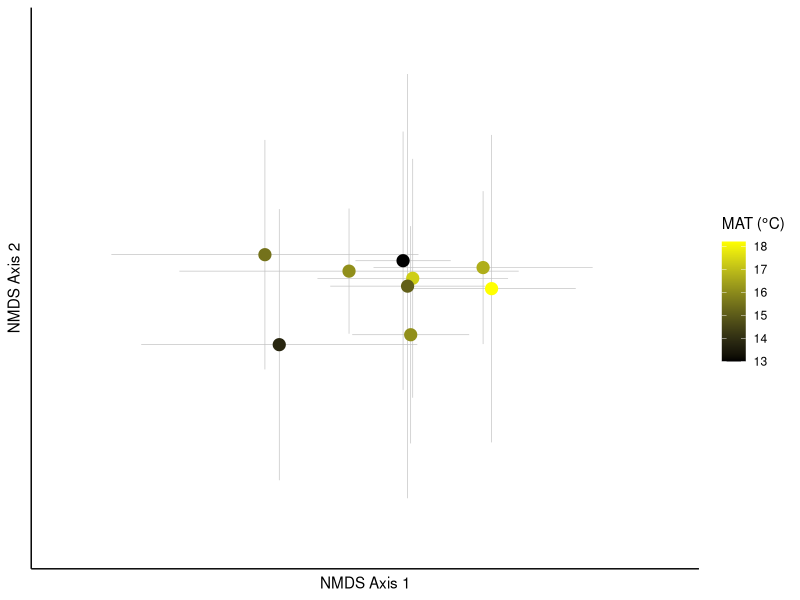
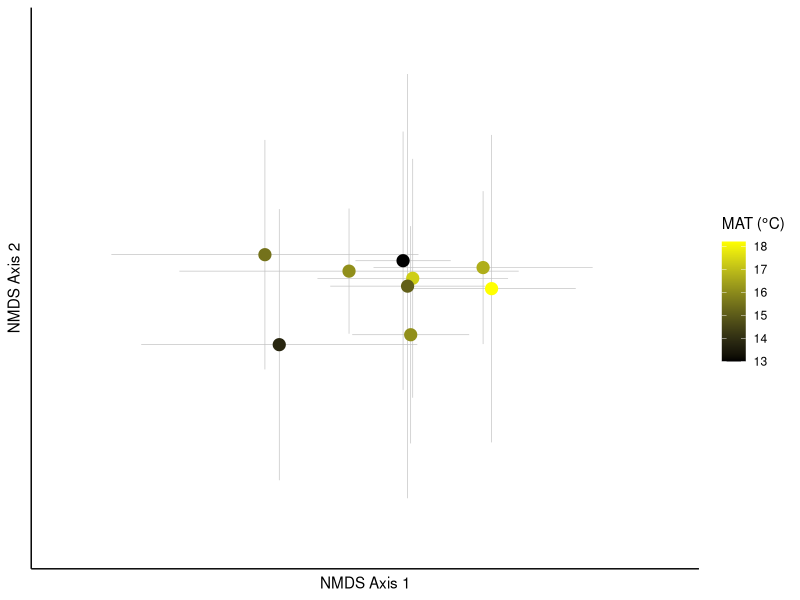

These charts were generated, in order, by the following R code:
# Paul Selmants
# December 21, 2013, modified March 31, 2015
## MAT bacteria ordinations and permanova ##

#load required packages
library(vegan)
library(tidyr)
library(ggplot2)
library(dplyr)

#read distance matrices into R (Bray, weighted UniFrac and unweighted UniFrac)
bray.dm <- read.delim('bray_curtis_dm.txt', row.names = 1)
wUF.dm <- read.delim('weighted_unifrac_dm.txt', row.names = 1)

#perform global NMDS ordinations using monoMDS with bray and wUNIFRAC distance matrices
bray.ord <- metaMDS(bray.dm)
wUF.ord <- metaMDS(wUF.dm)
 
#read environmental matrix into R 
site.env <- read.csv('site_mat_sorted.csv', row.names = 1)
#test effect of MAT on community composition using permanova 
bray.mod <- adonis(bray.dm ~ MAT + TBCF + pH, site.env, permutations = 999)
wUF.mod <- adonis(wUF.dm ~ MAT + TBCF + pH, site.env, permutations = 999)

#create dataframe including bray NMDS axis scores & site data 
bray.xy <- data.frame(MDS1 = bray.ord$points[,1], MDS2 = bray.ord$points[,2])
bray.xy$sampleID = rownames(bray.xy)
rownames(bray.xy) = NULL
bray.MAT <- bray.xy %>%
  separate(sampleID, into = c('plot', 'rep'), sep = '\\.') %>%
  mutate(MAT = c(rep(13.8, 8), rep(13.0, 6), rep(16.7, 8), rep(16.1, 8), 
    rep(18.2, 8), rep(17.3, 8),rep(16.1, 8), rep(15.5, 8), rep(15.1, 7))) %>%
  arrange(MAT, plot, rep) %>%
  select(plot, rep, MAT, MDS1, MDS2)

#create dataframe including weighted Unifrac NMDS axis scores & site data
wUF.xy <- data.frame(MDS1 = wUF.ord$points[,1], MDS2 = wUF.ord$points[,2])
wUF.xy$sampleID = rownames(wUF.xy)
rownames(wUF.xy) = NULL
wUF.MAT <- wUF.xy %>%
  separate(sampleID, into = c('plot', 'rep'), sep = '\\.') %>%
  mutate(MAT = c(rep(13.8, 8), rep(13.0, 6), rep(16.7, 8), rep(16.1, 8), 
    rep(18.2, 8), rep(17.3, 8),rep(16.1, 8), rep(15.5, 8), rep(15.1, 7))) %>%
  arrange(MAT, plot, rep) %>%
  select(plot, rep, MAT, MDS1, MDS2)

#calculate tcrit, df = 7 for 95% CI 
t<- qt(0.975, df = 7)

#summarize wUF.MAT by calculating centroid of NMS scores and 95% CI for each MAT plot
centroid.wUF <- wUF.MAT %>%
  group_by(plot, MAT) %>%
  summarize(n = length(MDS1), 
    NMS1 = mean(MDS1), 
    NMS1.ci = t*(sd(MDS1)/sqrt(n)),
    NMS2 = mean(MDS2), 
    NMS2.ci = t*(sd(MDS2)/sqrt(n))
    )

#create custom legend title
leg.title <- expression(paste('MAT (', degree, 'C)'))

#ggplot2 code for ordination figure
p <- ggplot(centroid.wUF, aes(NMS1, NMS2)) +
  geom_errorbar(aes(ymax = NMS2 + NMS2.ci, ymin = NMS2 - NMS2.ci),
    width = 0.0, size = 0.22, colour = 'grey') +
  geom_errorbarh(aes(xmax = NMS1 + NMS1.ci, xmin = NMS1 - NMS1.ci),
    height = 0.0, size = 0.22, colour = 'grey') +
  geom_point(size = 3.8, aes(colour = MAT)) +
  theme_classic() +
    theme(axis.ticks = element_blank(), axis.text = element_blank()) +
    scale_colour_gradient(low = "black", high = "yellow", name = leg.title) +
    scale_x_continuous(limits = c(-0.28, 0.24)) +
  scale_y_continuous(limits = c(-0.15, 0.15)) +
  xlab('NMDS Axis 1') +
  ylab('NMDS Axis 2')

#save ordination figure as .pdf file
ggsave('wUF_NMDS.pdf', width = 5, height = 3.5)
#save ordination figure as .TIFF file
ggsave('wUF_NMDS.tiff', width = 5, height = 3.5, dpi = 400)

